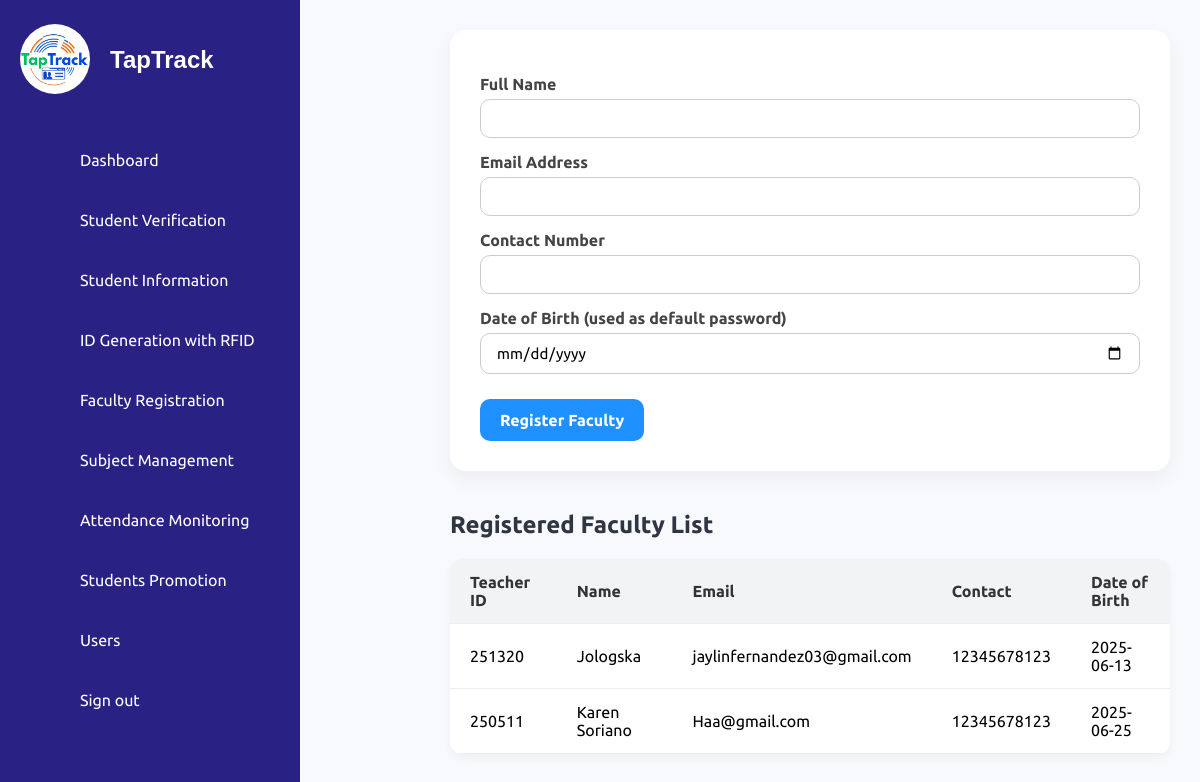
The app's page /ISIERA/faculty_registration.php (signed in) with its own data.
### tables this page shows
CREATE TABLE `faculty` (
  `id` int(11) NOT NULL,
  `teacher_id` varchar(6) NOT NULL,
  `name` varchar(100) NOT NULL,
  `email` varchar(100) NOT NULL,
  `contact` varchar(20) DEFAULT NULL,
  `dob` date NOT NULL,
  `password` varchar(255) NOT NULL
);

### ISIERA/faculty_registration.php (the view, shortened to what this page needs)
<?php
include('db_connection.php');
?>
<!DOCTYPE html>
<html lang="en">
<head>
    <link rel="stylesheet" href="assets/css/style.css">
    <link rel="stylesheet" href="assets/css/faculty.css">
</head>
<body>
    <?php include('sidebar.php'); ?>
    <div class="faculty-party" style="margin-left: 420px;">
        <div class="faculty-card">
            <form method="POST" action="">
                <label>Full Name</label>
                <input type="text" name="name" required>
                <label>Email Address</label>
                <input type="email" name="email" required>
                <label>Contact Number</label>
                <input type="text" name="contact" required>
                <label>Date of Birth (used as default password)</label>
                <input type="date" name="dob" required>
                <input type="submit" name="register" value="Register Faculty">
            </form>
        </div>
        <h2>Registered Faculty List</h2>
        <table class="faculty-table">
            <thead>
                <tr>
                    <th>Teacher ID</th>
                    <th>Name</th>
                    <th>Email</th>
                    <th>Contact</th>
                    <th>Date of Birth</th>
                </tr>
            </thead>
            <tbody>
                <?php
                $result = $conn->query("SELECT teacher_id, name, email, contact, dob FROM faculty ORDER BY id DESC");
                if ($result->num_rows > 0):
                    while ($row = $result->fetch_assoc()):
                ?>
                <tr>
                    <td><?= htmlspecialchars($row['teacher_id']) ?></td>
                    <td><?= htmlspecialchars($row['name']) ?></td>
                    <td><?= htmlspecialchars($row['email']) ?></td>
                    <td><?= htmlspecialchars($row['contact']) ?></td>
                    <td><?= htmlspecialchars($row['dob']) ?></td>
                </tr>
                <?php endwhile; else: ?>
                <tr><td colspan="5">No faculty registered yet.</td></tr>
                <?php endif; ?>
            </tbody>
        </table>
    </div>
</body>
</html>

### ISIERA/assets/css/style.css (style rules this page uses)
* { font-family: 'Ubuntu', sans-serif; margin: 0; padding: 0; box-sizing: border-box; }
:root { --blue: #2a2185; --white: #fff; --gray: #f5f5f5; --black1: #222; --black2: #999; }
body { min-height: 100vh; overflow-x: hidden; }

### ISIERA/assets/css/faculty.css (style rules this page uses)
body { font-family: 'Segoe UI', Tahoma, Geneva, Verdana, sans-serif; background-color: #f8f9fc; margin: 0; padding: 0; }
.faculty-party { margin-left: 280px; padding: 30px; max-width: 1000px; }
.faculty-party h1, .faculty-party h2 { color: #2f3542; margin-bottom: 20px; }
.faculty-card { background: #fff; padding: 30px; border-radius: 16px; box-shadow: 0 8px 20px rgba(0, 0, 0, 0.05); margin-bottom: 40px; }
.faculty-card label { font-weight: 600; color: #444; display: block; margin-top: 15px; }
.faculty-card input[type="text"], .faculty-card input[type="email"], .faculty-card input[type="date"] { width: 100%; padding: 10px 15px; border: 1px solid #ccc; border-radius: 10px; margin-top: 6px; font-size: 15px; }
.faculty-card input[type="submit"] { margin-top: 25px; background-color: #1e90ff; color: #fff; border: none; padding: 12px 20px; font-size: 16px; font-weight: bold; border-radius: 10px; cursor: pointer; transition: background 0.3s ease; }
.faculty-table { width: 100%; border-collapse: collapse; background-color: #fff; border-radius: 12px; overflow: hidden; box-shadow: 0 4px 10px rgba(0, 0, 0, 0.04); }
.faculty-table th, .faculty-table td { text-align: left; padding: 14px 20px; border-bottom: 1px solid #eee; }
.faculty-table th { background-color: #f1f3f5; color: #333; }

### records on screen
faculty: teacher "251320", name "Jologska", email "jaylinfernandez03@gmail.com", contact "12345678123", dob "2025-06-13"
faculty: teacher "250511", name "Karen Soriano", email "Haa@gmail.com", contact "12345678123", dob "2025-06-25"
